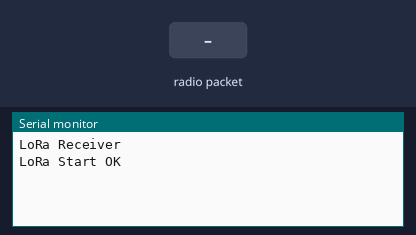
The sketch below on a simulated Arduino Uno, built with avr-gcc and run on an emulated ATmega328P. On the bench: the last lines printed to the serial monitor. The test bench sets the inputs (shaded band). No radio packets arrive unless stated.

Above: at 1.2 s.
1.3 s: radio packet "1" arrives
At 2.5 s:
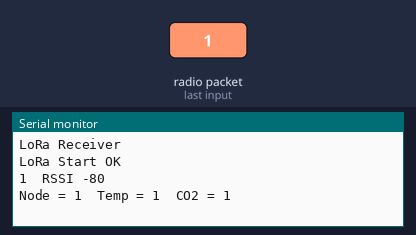
2.8 s: radio packet "0" arrives
At 4.0 s:
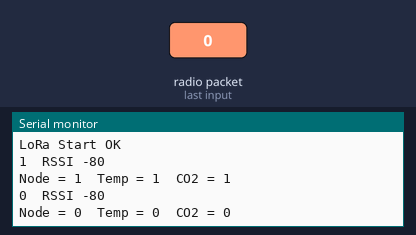
4.3 s: radio packet "2" arrives
At 5.1 s:
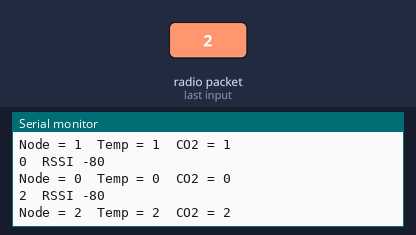

Measured:
- after the input at 1.3 s, the serial monitor: prints a new line at once (image 1)
- after the input at 2.8 s, the serial monitor: prints a new line at once (image 2)
- after the input at 4.3 s, the serial monitor: prints a new line at once (image 3)

The sketch:

LoRaRecieve.ino
```cpp
#include <SPI.h>
#include <LoRa.h>
#include <SoftwareSerial.h>

SoftwareSerial esp(6, 7); // RX, TX


String rssi = "RSSI --";
String packSize = "--";
String packet ;

const int csPin = 10;          // LoRa radio chip select
const int resetPin = 5;       // LoRa radio reset
const int irqPin = 2;         // change for your board; must be a hardware interrupt pin

void cbk(int packetSize) {
  packet ="";
  packSize = String(packetSize,DEC);
  for (int i = 0; i < packetSize; i++) { packet += (char) LoRa.read(); }
  rssi = "RSSI " + String(LoRa.packetRssi(), DEC) ;
  int index1 = packet.indexOf(',');
  int index2 = packet.indexOf(',', index1+1);
  String node = packet.substring(0,index1);
  String temp = packet.substring(index1+1,index2);
  String co = packet.substring(index2+1);
  esp.print(packet);
  Serial.println(packet + "  " + rssi);
  Serial.println("Node = " + node + "\tTemp = " + temp + "\tCO2 = " + co);
}

void setup() {
  esp.begin(9600);
  Serial.begin(9600);
  while (!Serial);
  Serial.println("LoRa Receiver");
  LoRa.setPins(csPin, resetPin, irqPin); // set CS, reset, IRQ pin
  if (!LoRa.begin(915E6)) {
    Serial.println("Starting LoRa failed!");
    while (1);
  }
  LoRa.setSyncWord(0x11);           // ranges from 0-0xFF, default 0x34, see API docs
  LoRa.setSpreadingFactor(12);
  Serial.println("LoRa Start OK");
}

void loop() {
  // try to parse packet

  int packetSize = LoRa.parsePacket();
  if (packetSize) {
    cbk(packetSize);
  }
  delay(10);
}
```
